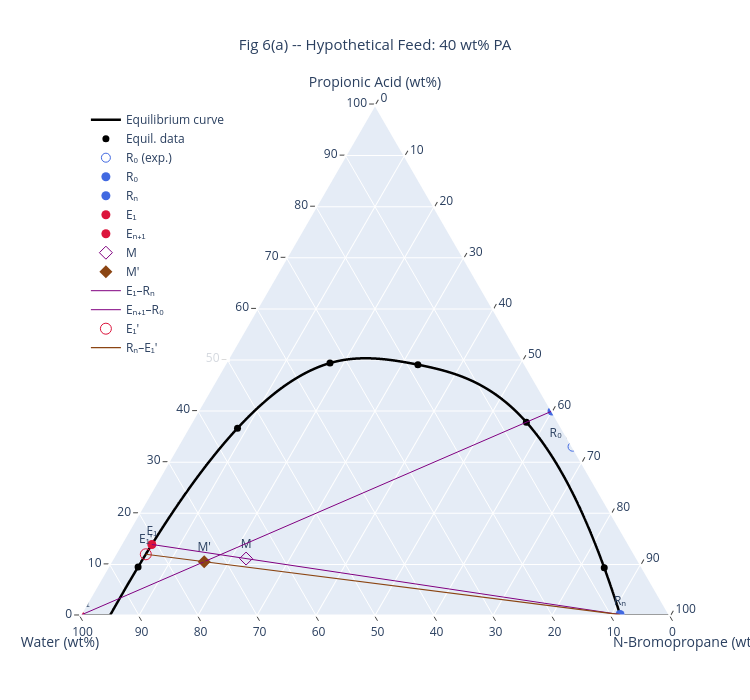

This figure's notebook cell:
### Markdown cell above
## 9. Lever Rule — Fig 6 Hypothetical Feed Compositions

### Code cell
from experiments.experiment_06.ternary import comp_to_xy

# Fig 6(a): 40 wt% PA feed
pt_R0_40 = comp_to_xy(60.0, 40.0)
pt_Mp_40 = mixing_point(pt_R0_40, sp.pt_En1, mass_R0, mass_En1)
pt_E1p_40 = find_E1_prime(sp.pt_Rn, pt_Mp_40, system.spline)
fig6a = plot_util.fig_lever_rule(
    system, pt_R0_40, sp.pt_Rn, sp.pt_E1, sp.pt_En1, pt_M, pt_Mp_40, pt_E1p_40,
    title="Fig 6(a) -- Hypothetical Feed: 40 wt% PA",
    pt_R0_actual=sp.pt_R0,
)
fig6a.show()

# Fig 6(b): 25 wt% PA feed
pt_R0_25 = comp_to_xy(75.0, 25.0)
pt_Mp_25 = mixing_point(pt_R0_25, sp.pt_En1, mass_R0, mass_En1)
pt_E1p_25 = find_E1_prime(sp.pt_Rn, pt_Mp_25, system.spline)
fig6b = plot_util.fig_lever_rule(
    system, pt_R0_25, sp.pt_Rn, sp.pt_E1, sp.pt_En1, pt_M, pt_Mp_25, pt_E1p_25,
    title="Fig 6(b) -- Hypothetical Feed: 25 wt% PA",
    pt_R0_actual=sp.pt_R0,
)
fig6b.show()

### Figure 1 — Plotly figure (JSON) as saved in the notebook; plotly's stock layout.template omitted (floating-point values rounded to 4 significant figures; data arrays with more than 128 entries replaced by an {"elided": "..."} marker saying what was removed)
{"data": [{"a": {"elided": "10000 float values"}, "b": {"elided": "10000 float values"}, "c": {"elided": "10000 float values"}, "hovertemplate": "PA:%{a:.1f}%  W:%{b:.1f}%  BP:%{c:.1f}%<extra>Equil. curve</extra>", "line": {"color": "black", "width": 2.5}, "mode": "lines", "name": "Equilibrium curve", "type": "scatterternary"}, {"a": [9.49, 36.65, 49.4, 49.09, 37.83, 9.35], "b": [85.41, 54.98, 32.93, 18.19, 5.43, 6.47], "c": [5.1, 8.37, 17.67, 32.72, 56.74, 84.18], "hovertemplate": "PA:%{a:.2f}%  W:%{b:.2f}%  BP:%{c:.2f}%<extra>Equil. data</extra>", "marker": {"color": "black", "size": 7}, "mode": "markers", "name": "Equil. data", "type": "scatterternary"}, {"a": [33.03], "b": [0], "c": [66.97], "hovertemplate": "<b>R₀ (exp.)</b><br>PA:33.03%  W:0.00%  BP:66.97%<extra></extra>", "marker": {"color": "royalblue", "size": 9, "symbol": "circle-open"}, "mode": "markers+text", "name": "R₀ (exp.)", "text": ["R₀ (exp.)"], "textposition": "top center", "type": "scatterternary"}, {"a": [40], "b": [0], "c": [60], "hovertemplate": "<b>R₀</b><br>PA:40.00%  W:0.00%  BP:60.00%<extra></extra>", "marker": {"color": "royalblue", "size": 9, "symbol": "circle"}, "mode": "markers+text", "name": "R₀", "text": ["R₀"], "textposition": "top center", "type": "scatterternary"}, {"a": [0.1804], "b": [8.374], "c": [91.45], "hovertemplate": "<b>Rₙ</b><br>PA:0.18%  W:8.37%  BP:91.45%<extra></extra>", "marker": {"color": "royalblue", "size": 9, "symbol": "circle"}, "mode": "markers+text", "name": "Rₙ", "text": ["Rₙ"], "textposition": "top center", "type": "scatterternary"}, {"a": [13.9], "b": [80.87], "c": [5.232], "hovertemplate": "<b>E₁</b><br>PA:13.90%  W:80.87%  BP:5.23%<extra></extra>", "marker": {"color": "crimson", "size": 9, "symbol": "circle"}, "mode": "markers+text", "name": "E₁", "text": ["E₁"], "textposition": "top center", "type": "scatterternary"}, {"a": [0], "b": [100], "c": [0], "hovertemplate": "<b>Eₙ₊₁</b><br>PA:0.00%  W:100.00%  BP:0.00%<extra></extra>", "marker": {"color": "crimson", "size": 9, "symbol": "circle"}, "mode": "markers+text", "name": "Eₙ₊₁", "text": ["Eₙ₊₁"], "textposition": "top center", "type": "scatterternary"}, {"a": [11.14], "b": [66.28], "c": [22.58], "hovertemplate": "<b>M</b><br>PA:11.14%  W:66.28%  BP:22.58%<extra></extra>", "marker": {"color": "purple", "size": 10, "symbol": "diamond-open"}, "mode": "markers+text", "name": "M", "text": ["M"], "textposition": "top center", "type": "scatterternary"}, {"a": [10.53], "b": [73.69], "c": [15.79], "hovertemplate": "<b>M'</b><br>PA:10.53%  W:73.69%  BP:15.79%<extra></extra>", "marker": {"color": "saddlebrown", "size": 10, "symbol": "diamond"}, "mode": "markers+text", "name": "M'", "text": ["M'"], "textposition": "top center", "type": "scatterternary"}, {"a": [13.9, 0.1804], "b": [80.87, 8.374], "c": [5.232, 91.45], "line": {"color": "purple", "dash": "solid", "width": 1}, "mode": "lines", "name": "E₁–Rₙ", "showlegend": true, "type": "scatterternary"}, {"a": [0, 40], "b": [100, 0], "c": [0, 60], "line": {"color": "purple", "dash": "solid", "width": 1}, "mode": "lines", "name": "Eₙ₊₁–R₀", "showlegend": true, "type": "scatterternary"}, {"a": [11.98], "b": [82.86], "c": [5.163], "hovertemplate": "<b>E₁'</b><br>PA:11.98%  W:82.86%  BP:5.16%<extra></extra>", "marker": {"color": "crimson", "size": 11, "symbol": "circle-open"}, "mode": "markers+text", "name": "E₁'", "text": ["E₁'"], "textposition": "top center", "type": "scatterternary"}, {"a": [0.1804, 11.98], "b": [8.374, 82.86], "c": [91.45, 5.163], "line": {"color": "saddlebrown", "dash": "solid", "width": 1.2}, "mode": "lines", "name": "Rₙ–E₁'", "showlegend": true, "type": "scatterternary"}], "layout": {"height": 700, "legend": {"bgcolor": "rgba(255,255,255,0.8)", "x": 0.01, "y": 0.99}, "ternary": {"aaxis": {"dtick": 10, "linewidth": 2, "min": 0, "ticks": "outside", "title": {"text": "Propionic Acid (wt%)"}}, "baxis": {"dtick": 10, "linewidth": 2, "min": 0, "ticks": "outside", "title": {"text": "Water (wt%)"}}, "caxis": {"dtick": 10, "linewidth": 2, "min": 0, "ticks": "outside", "title": {"text": "N-Bromopropane (wt%)"}}, "sum": 100}, "title": {"font": {"size": 15}, "text": "Fig 6(a) -- Hypothetical Feed: 40 wt% PA", "x": 0.5}, "width": 750}}
